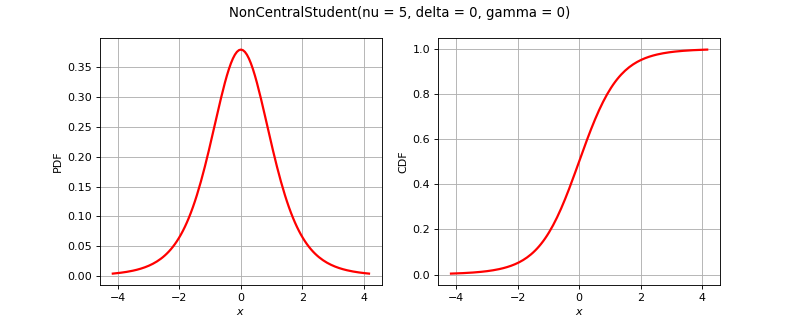

This chart was generated by the following Python code:
import openturns as ot
from matplotlib import pyplot as plt
from openturns.viewer import View
if ot.NonCentralStudent().__class__.__name__ == 'ComposedDistribution':
    correlation = ot.CorrelationMatrix(2)
    correlation[1, 0] = 0.25
    aCopula = ot.NormalCopula(correlation)
    marginals = [ot.Normal(1.0, 2.0), ot.Normal(2.0, 3.0)]
    distribution = ot.ComposedDistribution(marginals, aCopula)
elif ot.NonCentralStudent().__class__.__name__ == 'CumulativeDistributionNetwork':
    distribution = ot.CumulativeDistributionNetwork([ot.Normal(2),ot.Dirichlet([0.5, 1.0, 1.5])], ot.BipartiteGraph([[0,1], [0,1]]))
elif ot.NonCentralStudent().__class__.__name__ == 'Histogram':
    distribution = ot.Histogram([-1.0, 0.5, 1.0, 2.0], [0.45, 0.4, 0.15])
else:
    distribution = ot.NonCentralStudent()
dimension = distribution.getDimension()
if dimension == 1:
    distribution.setDescription(['$x$'])
    pdf_graph = distribution.drawPDF()
    cdf_graph = distribution.drawCDF()
    fig = plt.figure(figsize=(10, 4))
    plt.suptitle(str(distribution))
    pdf_axis = fig.add_subplot(121)
    cdf_axis = fig.add_subplot(122)
    View(pdf_graph, figure=fig, axes=[pdf_axis], add_legend=False)
    View(cdf_graph, figure=fig, axes=[cdf_axis], add_legend=False)
elif dimension == 2:
    distribution.setDescription(['$x_1$', '$x_2$'])
    pdf_graph = distribution.drawPDF()
    fig = plt.figure(figsize=(10, 5))
    plt.suptitle(str(distribution))
    pdf_axis = fig.add_subplot(111)
    View(pdf_graph, figure=fig, axes=[pdf_axis], add_legend=False)
